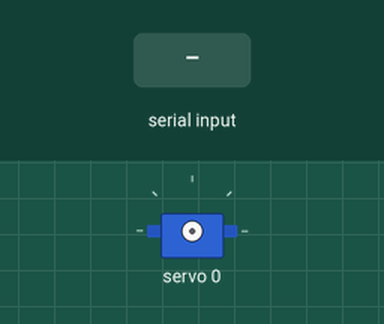
Recording of a sketch running on a simulated Arduino Uno, built with avr-gcc and run on an emulated ATmega328P. Shown: servo. The test bench sets the inputs (shaded band).

Above: at 1.2 s.
1.3 s: "90,45\n" received over Serial
3.5 s: "200\n" received over Serial
At 4.7 s:
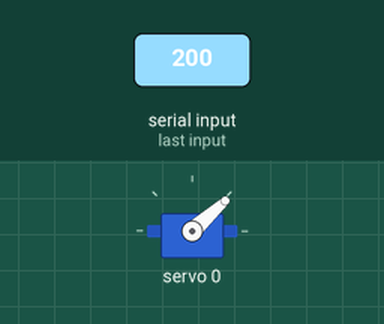
5.7 s: "30,150\n" received over Serial
At 7.7 s:
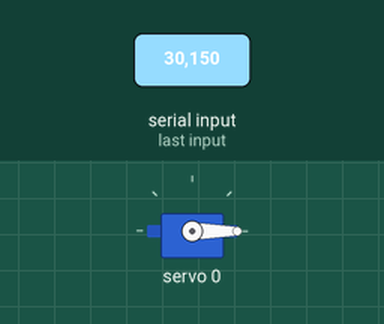
Timing chart, 0 to 9.2 s (numbered marks = the images above; inputs shaded):
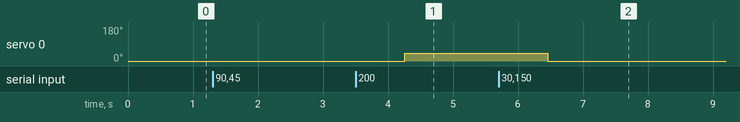

Measured:
- after the input at 3.5 s, servo 0: 0° → 42° after 0.75 s
- after the input at 5.7 s, servo 0: 42° → 0° after 0.76 s

The sketch:

FindServoLimits.ino
```cpp
#include <Adafruit_PWMServoDriver.h>
#include <Wire.h>

Adafruit_PWMServoDriver pwm = Adafruit_PWMServoDriver();

#define SERVOMIN 150  // This is the 'minimum' pulse length count (out of 4096)
#define SERVOMAX 600  // This is the 'maximum' pulse length count (out of 4096)
#define SERVO_FREQ 50 // Analog servos run at ~50 Hz updates

int servoChannel = 0;
void setup()
{
    Serial.begin(9600);

    Serial.setTimeout(750);
    pwm.begin();
    pwm.setPWMFreq(SERVO_FREQ); // Analog servos run at ~50 Hz updates
    delay(10);
}

void loop()
{
    if (Serial.available())
    {
        String serialInput = Serial.readStringUntil(";");
        int pulseWidth = serialInput.toInt();
        pwm.setPWM(servoChannel, 0, pulseWidth);
    }
}
```
